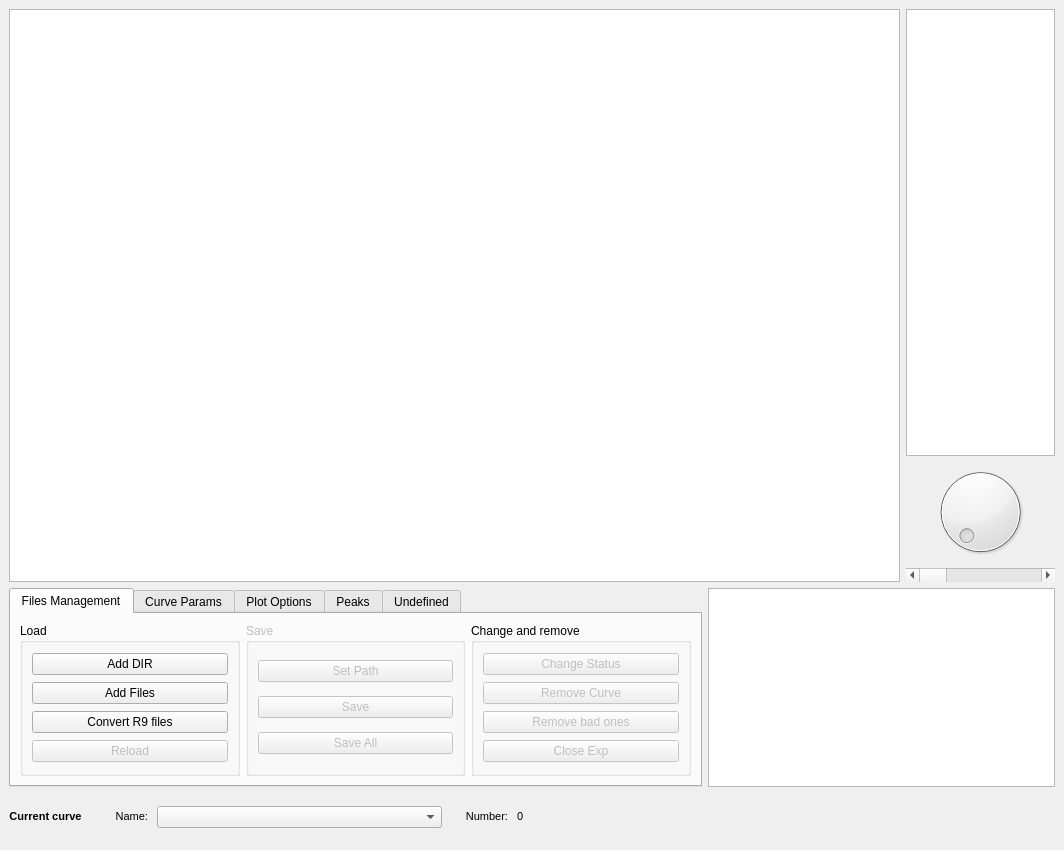
<?xml version="1.0" encoding="UTF-8"?>
<ui version="4.0">
 <class>facewindow</class>
 <widget class="QMainWindow" name="facewindow">
  <property name="geometry">
   <rect>
    <x>0</x>
    <y>0</y>
    <width>1064</width>
    <height>850</height>
   </rect>
  </property>
  <property name="windowTitle">
   <string>SiMPlE</string>
  </property>
  <widget class="QWidget" name="simpleCtWidget">
   <layout class="QVBoxLayout" name="verticalLayout_3" stretch="12,4,1">
    <item>
     <layout class="QHBoxLayout" name="horizontalLayout" stretch="6,1">
      <item>
       <widget class="PlotWidget" name="grafo"/>
      </item>
      <item>
       <layout class="QVBoxLayout" name="verticalLayout_2">
        <item>
         <widget class="QGraphicsView" name="griglia"/>
        </item>
        <item>
         <widget class="QDial" name="slide2"/>
        </item>
        <item>
         <widget class="QScrollBar" name="slide1">
          <property name="orientation">
           <enum>Qt::Horizontal</enum>
          </property>
         </widget>
        </item>
       </layout>
      </item>
     </layout>
    </item>
    <item>
     <layout class="QHBoxLayout" name="horizontalLayout_3" stretch="6,3">
      <item>
       <widget class="QTabWidget" name="functionsTabs">
        <property name="enabled">
         <bool>true</bool>
        </property>
        <property name="currentIndex">
         <number>0</number>
        </property>
        <property name="movable">
         <bool>false</bool>
        </property>
        <widget class="QWidget" name="tab_5">
         <attribute name="title">
          <string>Files Management</string>
         </attribute>
         <layout class="QHBoxLayout" name="horizontalLayout_2" stretch="4,4,4">
          <item>
           <widget class="QGroupBox" name="loadBox">
            <property name="title">
             <string>Load</string>
            </property>
            <layout class="QHBoxLayout" name="horizontalLayout_4" stretch="2">
             <item>
              <layout class="QVBoxLayout" name="verticalLayout">
               <item>
                <widget class="QPushButton" name="bAddDir">
                 <property name="text">
                  <string>Add DIR</string>
                 </property>
                </widget>
               </item>
               <item>
                <widget class="QPushButton" name="bAddFiles">
                 <property name="text">
                  <string>Add Files</string>
                 </property>
                </widget>
               </item>
               <item>
                <widget class="QPushButton" name="convr9Btn">
                 <property name="text">
                  <string>Convert R9 files</string>
                 </property>
                </widget>
               </item>
               <item>
                <widget class="QPushButton" name="reloadBtn">
                 <property name="enabled">
                  <bool>false</bool>
                 </property>
                 <property name="text">
                  <string>Reload</string>
                 </property>
                </widget>
               </item>
              </layout>
             </item>
            </layout>
           </widget>
          </item>
          <item>
           <widget class="QGroupBox" name="saveBox">
            <property name="enabled">
             <bool>false</bool>
            </property>
            <property name="title">
             <string>Save</string>
            </property>
            <layout class="QVBoxLayout" name="verticalLayout_4">
             <item>
              <widget class="QPushButton" name="setPathBtn">
               <property name="enabled">
                <bool>false</bool>
               </property>
               <property name="text">
                <string>Set Path</string>
               </property>
              </widget>
             </item>
             <item>
              <widget class="QPushButton" name="saveBtn">
               <property name="enabled">
                <bool>false</bool>
               </property>
               <property name="text">
                <string>Save</string>
               </property>
              </widget>
             </item>
             <item>
              <widget class="QPushButton" name="saveAllBtn">
               <property name="enabled">
                <bool>false</bool>
               </property>
               <property name="text">
                <string>Save All</string>
               </property>
              </widget>
             </item>
            </layout>
           </widget>
          </item>
          <item>
           <widget class="QGroupBox" name="removeBox">
            <property name="title">
             <string>Change and remove</string>
            </property>
            <layout class="QVBoxLayout" name="verticalLayout_5">
             <item>
              <widget class="QPushButton" name="chgStatBtn">
               <property name="enabled">
                <bool>false</bool>
               </property>
               <property name="text">
                <string>Change Status</string>
               </property>
              </widget>
             </item>
             <item>
              <widget class="QPushButton" name="removeBtn">
               <property name="enabled">
                <bool>false</bool>
               </property>
               <property name="text">
                <string>Remove Curve</string>
               </property>
              </widget>
             </item>
             <item>
              <widget class="QPushButton" name="removeBOBtn">
               <property name="enabled">
                <bool>false</bool>
               </property>
               <property name="text">
                <string>Remove bad ones</string>
               </property>
              </widget>
             </item>
             <item>
              <widget class="QPushButton" name="closeExpBtn">
               <property name="enabled">
                <bool>false</bool>
               </property>
               <property name="text">
                <string>Close Exp</string>
               </property>
              </widget>
             </item>
            </layout>
           </widget>
          </item>
         </layout>
        </widget>
        <widget class="QWidget" name="tab_6">
         <attribute name="title">
          <string>Curve Params</string>
         </attribute>
         <layout class="QHBoxLayout" name="horizontalLayout_5">
          <item>
           <widget class="QGroupBox" name="fromFileBox">
            <property name="title">
             <string>From File</string>
            </property>
            <layout class="QGridLayout" name="gridLayout_2">
             <item row="0" column="3">
              <widget class="QPushButton" name="updateAllKBtn">
               <property name="enabled">
                <bool>false</bool>
               </property>
               <property name="text">
                <string>UPDATE ALL</string>
               </property>
              </widget>
             </item>
             <item row="0" column="1">
              <widget class="QDoubleSpinBox" name="kNumDbl">
               <property name="enabled">
                <bool>false</bool>
               </property>
               <property name="decimals">
                <number>4</number>
               </property>
               <property name="maximum">
                <double>1000000.000000000000000</double>
               </property>
              </widget>
             </item>
             <item row="0" column="2">
              <widget class="QPushButton" name="updateKBtn">
               <property name="enabled">
                <bool>false</bool>
               </property>
               <property name="text">
                <string>UPDATE</string>
               </property>
              </widget>
             </item>
             <item row="1" column="0">
              <widget class="QLabel" name="label_5">
               <property name="text">
                <string>Sensitivity [nm/V]</string>
               </property>
              </widget>
             </item>
             <item row="0" column="0">
              <widget class="QLabel" name="label_4">
               <property name="text">
                <string>k [N/nm]</string>
               </property>
              </widget>
             </item>
             <item row="1" column="3">
              <widget class="QPushButton" name="updateAllNmVBtn">
               <property name="enabled">
                <bool>false</bool>
               </property>
               <property name="text">
                <string>UPDATE ALL</string>
               </property>
              </widget>
             </item>
             <item row="1" column="2">
              <widget class="QPushButton" name="updateNmVBtn">
               <property name="enabled">
                <bool>false</bool>
               </property>
               <property name="text">
                <string>UPDATE</string>
               </property>
              </widget>
             </item>
             <item row="1" column="1">
              <widget class="QDoubleSpinBox" name="nmVNumDbl">
               <property name="enabled">
                <bool>false</bool>
               </property>
               <property name="maximum">
                <double>99999.000000000000000</double>
               </property>
              </widget>
             </item>
             <item row="3" column="0">
              <widget class="QLabel" name="label_6">
               <property name="text">
                <string>Speed [nm/s]</string>
               </property>
              </widget>
             </item>
             <item row="3" column="1">
              <widget class="QDoubleSpinBox" name="speedNumDbl">
               <property name="enabled">
                <bool>false</bool>
               </property>
               <property name="maximum">
                <double>99999.000000000000000</double>
               </property>
              </widget>
             </item>
             <item row="3" column="3">
              <widget class="QPushButton" name="updateAllSpeedBtn">
               <property name="enabled">
                <bool>false</bool>
               </property>
               <property name="text">
                <string>UPDATE ALL</string>
               </property>
              </widget>
             </item>
             <item row="3" column="2">
              <widget class="QPushButton" name="updateSpeedBtn">
               <property name="enabled">
                <bool>false</bool>
               </property>
               <property name="text">
                <string>UPDATE</string>
               </property>
              </widget>
             </item>
             <item row="2" column="3">
              <widget class="QPushButton" name="recalcSensBtn">
               <property name="enabled">
                <bool>false</bool>
               </property>
               <property name="text">
                <string>RECALC</string>
               </property>
              </widget>
             </item>
            </layout>
           </widget>
          </item>
          <item>
           <widget class="QGroupBox" name="fitNpeakBox">
            <property name="enabled">
             <bool>false</bool>
            </property>
            <property name="title">
             <string>Fitting and Peak finding</string>
            </property>
            <layout class="QFormLayout" name="formLayout">
             <property name="fieldGrowthPolicy">
              <enum>QFormLayout::AllNonFixedFieldsGrow</enum>
             </property>
             <item row="0" column="0">
              <widget class="QLabel" name="label_7">
               <property name="text">
                <string>Slope tolerance %</string>
               </property>
              </widget>
             </item>
             <item row="0" column="1">
              <widget class="QSpinBox" name="slopePcNum">
               <property name="enabled">
                <bool>false</bool>
               </property>
               <property name="minimum">
                <number>1</number>
               </property>
               <property name="maximum">
                <number>100</number>
               </property>
               <property name="value">
                <number>15</number>
               </property>
              </widget>
             </item>
             <item row="1" column="0">
              <widget class="QLabel" name="label_8">
               <property name="text">
                <string>Peak threshold</string>
               </property>
              </widget>
             </item>
             <item row="1" column="1">
              <widget class="QDoubleSpinBox" name="peakThrsNumDbl">
               <property name="enabled">
                <bool>false</bool>
               </property>
               <property name="decimals">
                <number>4</number>
               </property>
               <property name="value">
                <double>0.010000000000000</double>
               </property>
              </widget>
             </item>
             <item row="2" column="0">
              <widget class="QLabel" name="label_10">
               <property name="text">
                <string>Peak Length %</string>
               </property>
              </widget>
             </item>
             <item row="2" column="1">
              <widget class="QDoubleSpinBox" name="peakLenPcNumDbl">
               <property name="enabled">
                <bool>false</bool>
               </property>
               <property name="value">
                <double>0.500000000000000</double>
               </property>
              </widget>
             </item>
             <item row="3" column="0">
              <widget class="QLabel" name="label_9">
               <property name="text">
                <string>Peak shape R^2 lim</string>
               </property>
              </widget>
             </item>
             <item row="3" column="1">
              <widget class="QDoubleSpinBox" name="rsqLimNumDbl">
               <property name="enabled">
                <bool>false</bool>
               </property>
               <property name="decimals">
                <number>2</number>
               </property>
               <property name="maximum">
                <double>1.000000000000000</double>
               </property>
               <property name="singleStep">
                <double>0.010000000000000</double>
               </property>
               <property name="value">
                <double>0.800000000000000</double>
               </property>
              </widget>
             </item>
            </layout>
           </widget>
          </item>
         </layout>
        </widget>
        <widget class="QWidget" name="tab_7">
         <attribute name="title">
          <string>Plot Options</string>
         </attribute>
         <layout class="QGridLayout" name="gridLayout_5">
          <item row="0" column="2" rowspan="2">
           <widget class="QGroupBox" name="cursorsBox">
            <property name="enabled">
             <bool>false</bool>
            </property>
            <property name="title">
             <string>Cursors</string>
            </property>
            <layout class="QGridLayout" name="gridLayout_4">
             <item row="0" column="1">
              <widget class="QDoubleSpinBox" name="currCursXvalNumDbl">
               <property name="enabled">
                <bool>false</bool>
               </property>
               <property name="readOnly">
                <bool>true</bool>
               </property>
               <property name="buttonSymbols">
                <enum>QAbstractSpinBox::NoButtons</enum>
               </property>
               <property name="minimum">
                <double>-100000.000000000000000</double>
               </property>
               <property name="maximum">
                <double>100000.000000000000000</double>
               </property>
              </widget>
             </item>
             <item row="0" column="2">
              <widget class="QDoubleSpinBox" name="currCursYvalNumDbl">
               <property name="enabled">
                <bool>false</bool>
               </property>
               <property name="readOnly">
                <bool>true</bool>
               </property>
               <property name="buttonSymbols">
                <enum>QAbstractSpinBox::NoButtons</enum>
               </property>
               <property name="minimum">
                <double>-100000.000000000000000</double>
               </property>
               <property name="maximum">
                <double>100000.000000000000000</double>
               </property>
              </widget>
             </item>
             <item row="1" column="1">
              <widget class="QDoubleSpinBox" name="currCursXdelNumDbl">
               <property name="enabled">
                <bool>false</bool>
               </property>
               <property name="readOnly">
                <bool>true</bool>
               </property>
               <property name="buttonSymbols">
                <enum>QAbstractSpinBox::NoButtons</enum>
               </property>
               <property name="minimum">
                <double>-100000.000000000000000</double>
               </property>
               <property name="maximum">
                <double>100000.000000000000000</double>
               </property>
              </widget>
             </item>
             <item row="1" column="2">
              <widget class="QDoubleSpinBox" name="currCursYdelNumDbl">
               <property name="enabled">
                <bool>false</bool>
               </property>
               <property name="readOnly">
                <bool>true</bool>
               </property>
               <property name="buttonSymbols">
                <enum>QAbstractSpinBox::NoButtons</enum>
               </property>
               <property name="minimum">
                <double>-100000.000000000000000</double>
               </property>
               <property name="maximum">
                <double>100000.000000000000000</double>
               </property>
              </widget>
             </item>
             <item row="0" column="0">
              <widget class="QComboBox" name="cursCmbBox">
               <property name="enabled">
                <bool>false</bool>
               </property>
              </widget>
             </item>
             <item row="1" column="0">
              <widget class="QComboBox" name="cursCmpCmbBox">
               <property name="enabled">
                <bool>false</bool>
               </property>
              </widget>
             </item>
             <item row="2" column="1">
              <widget class="QPushButton" name="addCursBtn">
               <property name="enabled">
                <bool>false</bool>
               </property>
               <property name="text">
                <string>+</string>
               </property>
              </widget>
             </item>
             <item row="2" column="2">
              <widget class="QPushButton" name="removeCursBtn">
               <property name="enabled">
                <bool>false</bool>
               </property>
               <property name="text">
                <string>-</string>
               </property>
              </widget>
             </item>
             <item row="2" column="0">
              <spacer name="horizontalSpacer_2">
               <property name="orientation">
                <enum>Qt::Horizontal</enum>
               </property>
               <property name="sizeHint" stdset="0">
                <size>
                 <width>40</width>
                 <height>20</height>
                </size>
               </property>
              </spacer>
             </item>
            </layout>
           </widget>
          </item>
          <item row="0" column="0" rowspan="2">
           <widget class="QGroupBox" name="alignBox">
            <property name="enabled">
             <bool>false</bool>
            </property>
            <property name="title">
             <string>Alignment</string>
            </property>
            <layout class="QVBoxLayout" name="verticalLayout_8">
             <item>
              <widget class="QPushButton" name="autoFitBtn">
               <property name="enabled">
                <bool>false</bool>
               </property>
               <property name="text">
                <string>Show Fit</string>
               </property>
              </widget>
             </item>
             <item>
              <widget class="QPushButton" name="rejectBtn">
               <property name="enabled">
                <bool>false</bool>
               </property>
               <property name="text">
                <string>Remove Fit</string>
               </property>
              </widget>
             </item>
             <item>
              <widget class="QPushButton" name="alignAllBtn">
               <property name="enabled">
                <bool>false</bool>
               </property>
               <property name="text">
                <string>Align</string>
               </property>
              </widget>
             </item>
            </layout>
           </widget>
          </item>
          <item row="0" column="1">
           <widget class="QGroupBox" name="plotModBox">
            <property name="enabled">
             <bool>false</bool>
            </property>
            <property name="title">
             <string>Plot Modes</string>
            </property>
            <layout class="QVBoxLayout" name="verticalLayout_6">
             <item>
              <widget class="QPushButton" name="overlayBtn">
               <property name="enabled">
                <bool>false</bool>
               </property>
               <property name="text">
                <string>Overlay</string>
               </property>
              </widget>
             </item>
             <item>
              <widget class="QPushButton" name="hist2dBtn">
               <property name="enabled">
                <bool>false</bool>
               </property>
               <property name="text">
                <string>2D hyst</string>
               </property>
              </widget>
             </item>
             <item>
              <widget class="QCheckBox" name="derivCkBox">
               <property name="enabled">
                <bool>false</bool>
               </property>
               <property name="text">
                <string>Derivative</string>
               </property>
              </widget>
             </item>
            </layout>
           </widget>
          </item>
         </layout>
        </widget>
        <widget class="QWidget" name="peaksTab">
         <property name="enabled">
          <bool>false</bool>
         </property>
         <attribute name="title">
          <string>Peaks</string>
         </attribute>
         <layout class="QGridLayout" name="gridLayout_3" columnstretch="1,2,4,3,6,1">
          <item row="0" column="2" rowspan="3">
           <widget class="QTextEdit" name="peakDataTxt">
            <property name="readOnly">
             <bool>true</bool>
            </property>
           </widget>
          </item>
          <item row="1" column="0">
           <widget class="QPushButton" name="showPeakBtn">
            <property name="enabled">
             <bool>false</bool>
            </property>
            <property name="text">
             <string>Show Peaks</string>
            </property>
           </widget>
          </item>
          <item row="1" column="1">
           <widget class="QComboBox" name="peaksCmbBox">
            <property name="enabled">
             <bool>false</bool>
            </property>
           </widget>
          </item>
          <item row="0" column="1">
           <widget class="QSpinBox" name="peaksNum">
            <property name="readOnly">
             <bool>true</bool>
            </property>
            <property name="buttonSymbols">
             <enum>QAbstractSpinBox::NoButtons</enum>
            </property>
           </widget>
          </item>
          <item row="2" column="0" colspan="2">
           <widget class="QCheckBox" name="jumpCkBox">
            <property name="enabled">
             <bool>false</bool>
            </property>
            <property name="text">
             <string>Jump Mode</string>
            </property>
           </widget>
          </item>
          <item row="0" column="0">
           <widget class="QPushButton" name="findPeaksBtn">
            <property name="enabled">
             <bool>false</bool>
            </property>
            <property name="text">
             <string>Find Peaks</string>
            </property>
           </widget>
          </item>
          <item row="0" column="3" rowspan="3">
           <widget class="QGroupBox" name="savePeaksBox">
            <property name="title">
             <string>Save</string>
            </property>
            <layout class="QVBoxLayout" name="verticalLayout_7">
             <item>
              <widget class="QPushButton" name="saveWholePeakBtn">
               <property name="enabled">
                <bool>false</bool>
               </property>
               <property name="text">
                <string>Peaks</string>
               </property>
              </widget>
             </item>
             <item>
              <widget class="QPushButton" name="savePeaksBtn">
               <property name="enabled">
                <bool>false</bool>
               </property>
               <property name="text">
                <string>Peaks Data</string>
               </property>
              </widget>
             </item>
             <item>
              <widget class="QPushButton" name="savePeaksStatsBtn">
               <property name="enabled">
                <bool>false</bool>
               </property>
               <property name="text">
                <string>Peaks Stats</string>
               </property>
              </widget>
             </item>
            </layout>
           </widget>
          </item>
          <item row="0" column="4" colspan="2">
           <spacer name="horizontalSpacer_3">
            <property name="orientation">
             <enum>Qt::Horizontal</enum>
            </property>
            <property name="sizeHint" stdset="0">
             <size>
              <width>40</width>
              <height>20</height>
             </size>
            </property>
           </spacer>
          </item>
          <item row="1" column="4" colspan="2">
           <spacer name="horizontalSpacer_4">
            <property name="orientation">
             <enum>Qt::Horizontal</enum>
            </property>
            <property name="sizeHint" stdset="0">
             <size>
              <width>40</width>
              <height>20</height>
             </size>
            </property>
           </spacer>
          </item>
          <item row="2" column="4" colspan="2">
           <spacer name="horizontalSpacer_5">
            <property name="orientation">
             <enum>Qt::Horizontal</enum>
            </property>
            <property name="sizeHint" stdset="0">
             <size>
              <width>40</width>
              <height>20</height>
             </size>
            </property>
           </spacer>
          </item>
         </layout>
        </widget>
        <widget class="QWidget" name="junkTab">
         <property name="enabled">
          <bool>false</bool>
         </property>
         <attribute name="title">
          <string>Undefined</string>
         </attribute>
         <widget class="QPushButton" name="alignBtn">
          <property name="enabled">
           <bool>false</bool>
          </property>
          <property name="geometry">
           <rect>
            <x>310</x>
            <y>50</y>
            <width>75</width>
            <height>23</height>
           </rect>
          </property>
          <property name="text">
           <string>Align</string>
          </property>
         </widget>
        </widget>
       </widget>
      </item>
      <item>
       <widget class="QTextEdit" name="logTxt">
        <property name="readOnly">
         <bool>true</bool>
        </property>
       </widget>
      </item>
     </layout>
    </item>
    <item>
     <layout class="QHBoxLayout" name="horizontalLayout_6" stretch="2,2,9,2,2,15">
      <item>
       <widget class="QLabel" name="label">
        <property name="text">
         <string>&lt;!DOCTYPE HTML PUBLIC &quot;-//W3C//DTD HTML 4.0//EN&quot; &quot;http://www.w3.org/TR/REC-html40/strict.dtd&quot;&gt;
&lt;html&gt;&lt;head&gt;&lt;meta name=&quot;qrichtext&quot; content=&quot;1&quot; /&gt;&lt;style type=&quot;text/css&quot;&gt;
p, li { white-space: pre-wrap; }
&lt;/style&gt;&lt;/head&gt;&lt;body style=&quot; font-family:'Ubuntu'; font-size:11pt; font-weight:400; font-style:normal;&quot;&gt;
&lt;p align=&quot;center&quot; style=&quot; margin-top:0px; margin-bottom:0px; margin-left:0px; margin-right:0px; -qt-block-indent:0; text-indent:0px;&quot;&gt;&lt;span style=&quot; font-size:8pt; font-weight:600;&quot;&gt;Current curve&lt;/span&gt;&lt;/p&gt;&lt;/body&gt;&lt;/html&gt;</string>
        </property>
       </widget>
      </item>
      <item>
       <widget class="QLabel" name="label_2">
        <property name="text">
         <string>&lt;!DOCTYPE HTML PUBLIC &quot;-//W3C//DTD HTML 4.0//EN&quot; &quot;http://www.w3.org/TR/REC-html40/strict.dtd&quot;&gt;
&lt;html&gt;&lt;head&gt;&lt;meta name=&quot;qrichtext&quot; content=&quot;1&quot; /&gt;&lt;style type=&quot;text/css&quot;&gt;
p, li { white-space: pre-wrap; }
&lt;/style&gt;&lt;/head&gt;&lt;body style=&quot; font-family:'Ubuntu'; font-size:11pt; font-weight:400; font-style:normal;&quot;&gt;
&lt;p style=&quot; margin-top:0px; margin-bottom:0px; margin-left:0px; margin-right:0px; -qt-block-indent:0; text-indent:0px;&quot;&gt;&lt;span style=&quot; font-size:8pt;&quot;&gt;Name: &lt;/span&gt;&lt;/p&gt;&lt;/body&gt;&lt;/html&gt;</string>
        </property>
        <property name="alignment">
         <set>Qt::AlignRight|Qt::AlignTrailing|Qt::AlignVCenter</set>
        </property>
       </widget>
      </item>
      <item>
       <widget class="QComboBox" name="curveNameCmbBox"/>
      </item>
      <item>
       <widget class="QLabel" name="label_3">
        <property name="text">
         <string>&lt;!DOCTYPE HTML PUBLIC &quot;-//W3C//DTD HTML 4.0//EN&quot; &quot;http://www.w3.org/TR/REC-html40/strict.dtd&quot;&gt;
&lt;html&gt;&lt;head&gt;&lt;meta name=&quot;qrichtext&quot; content=&quot;1&quot; /&gt;&lt;style type=&quot;text/css&quot;&gt;
p, li { white-space: pre-wrap; }
&lt;/style&gt;&lt;/head&gt;&lt;body style=&quot; font-family:'Ubuntu'; font-size:11pt; font-weight:400; font-style:normal;&quot;&gt;
&lt;p style=&quot; margin-top:0px; margin-bottom:0px; margin-left:0px; margin-right:0px; -qt-block-indent:0; text-indent:0px;&quot;&gt;&lt;span style=&quot; font-size:8pt;&quot;&gt;Number: &lt;/span&gt;&lt;/p&gt;&lt;/body&gt;&lt;/html&gt;</string>
        </property>
        <property name="alignment">
         <set>Qt::AlignRight|Qt::AlignTrailing|Qt::AlignVCenter</set>
        </property>
       </widget>
      </item>
      <item>
       <widget class="QLabel" name="labelNumber">
        <property name="text">
         <string>&lt;!DOCTYPE HTML PUBLIC &quot;-//W3C//DTD HTML 4.0//EN&quot; &quot;http://www.w3.org/TR/REC-html40/strict.dtd&quot;&gt;
&lt;html&gt;&lt;head&gt;&lt;meta name=&quot;qrichtext&quot; content=&quot;1&quot; /&gt;&lt;style type=&quot;text/css&quot;&gt;
p, li { white-space: pre-wrap; }
&lt;/style&gt;&lt;/head&gt;&lt;body style=&quot; font-family:'Ubuntu'; font-size:11pt; font-weight:400; font-style:normal;&quot;&gt;
&lt;p style=&quot; margin-top:0px; margin-bottom:0px; margin-left:0px; margin-right:0px; -qt-block-indent:0; text-indent:0px;&quot;&gt;&lt;span style=&quot; font-size:8pt;&quot;&gt;0&lt;/span&gt;&lt;/p&gt;&lt;/body&gt;&lt;/html&gt;</string>
        </property>
       </widget>
      </item>
      <item>
       <spacer name="horizontalSpacer">
        <property name="orientation">
         <enum>Qt::Horizontal</enum>
        </property>
        <property name="sizeHint" stdset="0">
         <size>
          <width>40</width>
          <height>20</height>
         </size>
        </property>
       </spacer>
      </item>
     </layout>
    </item>
   </layout>
  </widget>
  <widget class="QMenuBar" name="menubar">
   <property name="geometry">
    <rect>
     <x>0</x>
     <y>0</y>
     <width>1064</width>
     <height>21</height>
    </rect>
   </property>
  </widget>
 </widget>
 <customwidgets>
  <customwidget>
   <class>PlotWidget</class>
   <extends>QGraphicsView</extends>
   <header>pyqtgraph</header>
  </customwidget>
 </customwidgets>
 <resources/>
 <connections/>
</ui>
